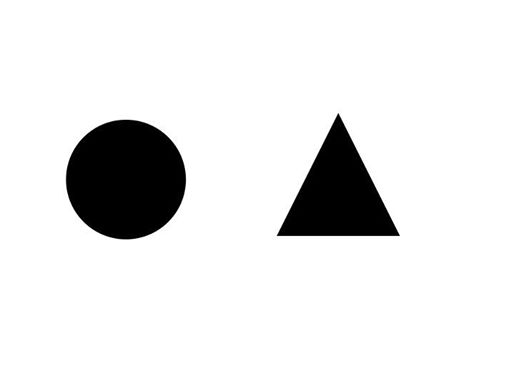
#> input picture storge/shape.jpg, 526 x 365 px, found by its file name
$ python pimage.py   (older library calls are emulated)
#> lines starting #> are read from the running program, lines starting #| are printed output that depends on the picture; after the words box and inside, x2 and y2 are one past the last pixel; in counts of white or black regions, pixels touching at a corner belong together
import cv2

frame = cv2.imread("./storge/shape.jpg")
#> frame is the input picture: shape (365, 526, 3); min 0, max 255, mean 230
gray = cv2.cvtColor(frame,cv2.COLOR_BGR2GRAY)
ret, binary = cv2.threshold(gray,127,255,cv2.THRESH_BINARY)
#> binary: shape (365, 526); 90.2% white; 2 black regions
_,contours, hierarchy = cv2.findContours(binary, cv2.RETR_TREE, cv2.CHAIN_APPROX_SIMPLE)
#> contours = 3 contours; box (x1, y1, x2, y2) and area: (0, 0, 526, 365) 191100, (65, 119, 187, 240) 11441, (276, 113, 401, 237) 7772
circles = cv2.HoughCircles(gray, cv2.HOUGH_GRADIENT, 1, 20)
#> circles = [[125.5, 179.5, 59.3]]
print(circles)
#| [[[125.5 179.5  59.3]]]
for c in contours:
    peri = cv2.arcLength(c, True)
    if peri < 50:
        continue
    approx = cv2.approxPolyDP(c,0.1*peri,True)

    ct = len(approx)
    if ct <= 5 and ct > 2:
        cv2.drawContours(frame,[approx],-1,(0,0,255),3)
#> this loop made 3 passes
#> (peri, approx, ct) on passes 1 to 3: (1778, [[0, 0], [0, 364], [525, 364], [525, 0]], 4), (400, [[116, 119], [186, 173], [135, 239], [65, 186]], 4), (420.2, [[338, 113], [399, 236], [276, 235]], 3)
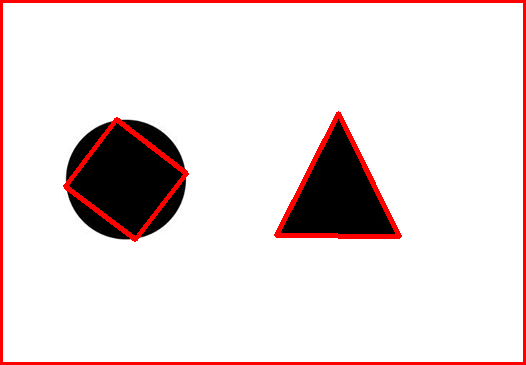
#> frame: shape (365, 526, 3); 4.66% of pixels changed, all inside (x1, y1, x2, y2) = (0, 0, 526, 365)

cv2.imshow("img", frame)

cv2.waitKey(0)
cv2.destroyAllWindows()
